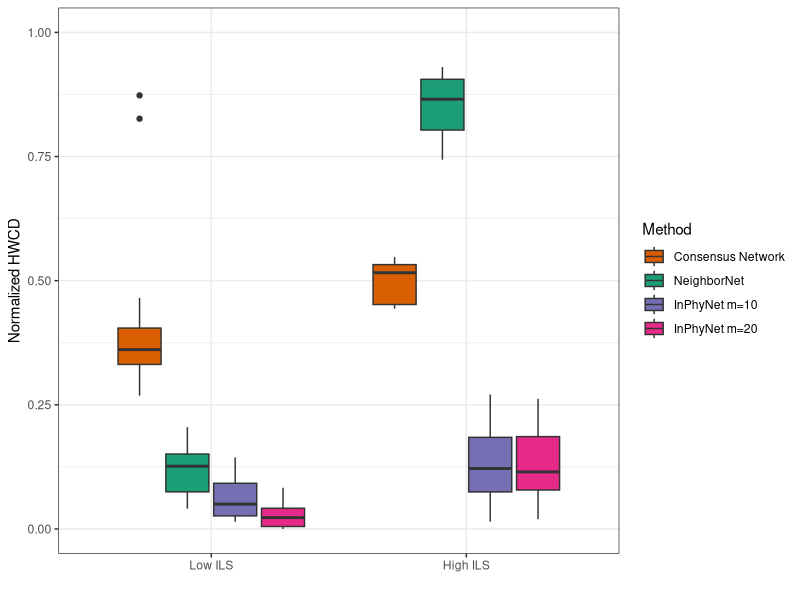
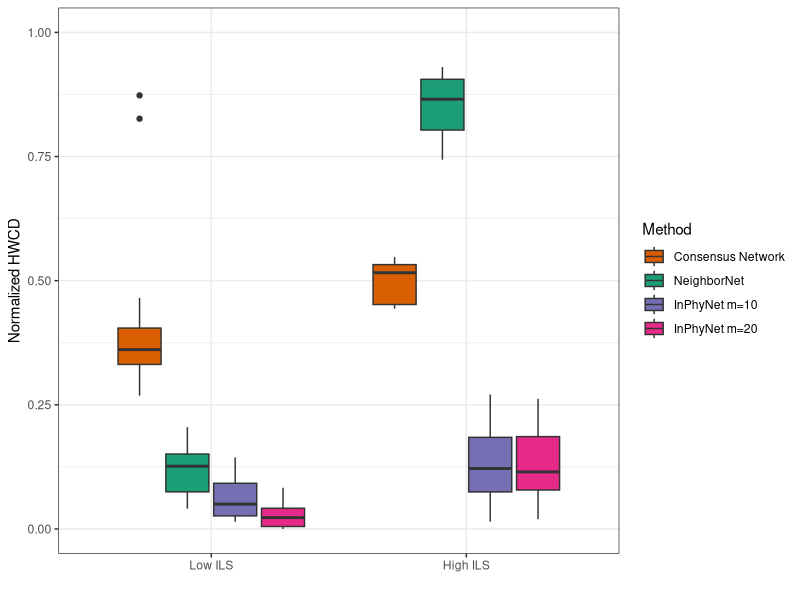

Here is the R script that generated these plots, in order: (Note: this script raises an error after producing the figures.)
## ---- chunk 1
library(ggplot2)
library(tidyverse)
library(reshape2)
theme_set(theme_bw())

split_df <- read.csv("../other-methods/comparison.csv") %>%
  melt(id = c("ntaxa", "rep", "ils", "ngt")) %>%
  mutate(
    ils_label = paste0(str_to_title(ils), " ILS"),
    ntaxa_label = factor(
      paste0(ntaxa, " taxa"),
      levels = paste0(sort(unique(ntaxa)), " taxa")
    ),
    ngt_label = factor(
      paste0(ngt, " gt"),
      levels = paste0(sort(unique(ngt)), " gt")
    ),
    method = str_sub(variable, 1, str_length(variable) - 5),
    normalized_hwcd = value,
    ils_label = factor(ils_label, levels = c("Low ILS", "High ILS"))
  ) %>%
  filter(method != "nj") %>%
  mutate(normalized_hwcd = if_else(normalized_hwcd == -1, NA, normalized_hwcd)) %>%
  filter(!is.na(normalized_hwcd))
nrow(split_df)
## ---- chunk 2
p1 <- split_df %>%
  mutate(
    method = factor(method,
                    levels = c("neighbor", "consensus", "mnet10", "mnet20"),
                    labels = c("Consensus Network", "NeighborNet", "InPhyNet m=10", "InPhyNet m=20"))
  ) %>%
  ggplot(aes(x = ils, y = normalized_hwcd, fill = factor(method))) +
  geom_boxplot() +
  scale_x_discrete(
    "",
    limits = c("low", "high"),
    labels = c("Low ILS", "High ILS")
  ) +
  scale_y_continuous(
    "Normalized HWCD",
    limits = c(0, 1)
  ) +
  scale_fill_manual(
    "Method",
    values = c('#d95f02', '#1b9e77', '#7570b3', "#e7298a", "#66a61e", "#e6ab02")
  )
p1

pdf("fig/other-methods.pdf", width = 8, height = 4)
p1
dev.off()
## ---- chunk 3
# This df is from snaq.Rmd
p2 <- df %>%
  mutate(ils = "Low ILS") %>%
  ggplot(aes(x = factor(m), fill = factor(m), y = approx_norm_hwcd)) +
  geom_boxplot() +
  geom_jitter(width = 0.25, height = 0)
p2
